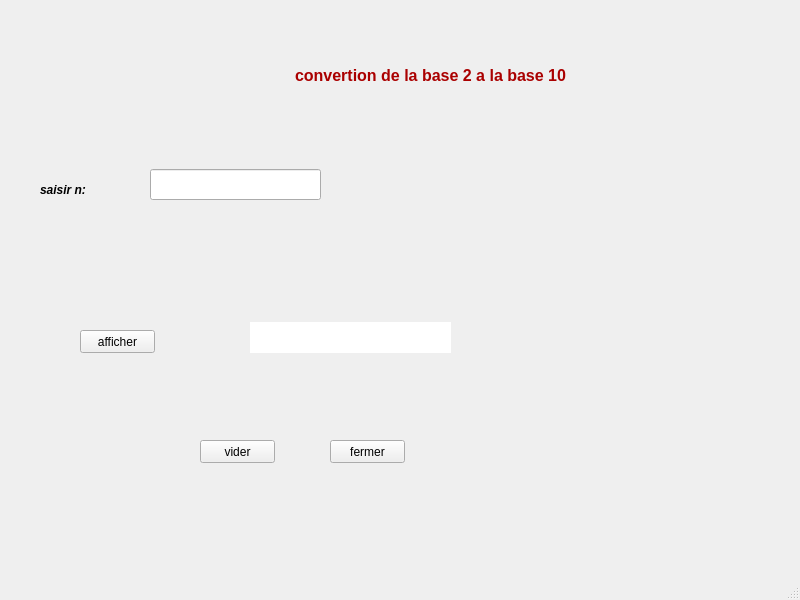
<?xml version="1.0" encoding="UTF-8"?>
<ui version="4.0">
 <class>MainWindow</class>
 <widget class="QMainWindow" name="MainWindow">
  <property name="geometry">
   <rect>
    <x>0</x>
    <y>0</y>
    <width>800</width>
    <height>600</height>
   </rect>
  </property>
  <property name="windowTitle">
   <string>MainWindow</string>
  </property>
  <widget class="QWidget" name="centralwidget">
   <widget class="QLabel" name="label">
    <property name="geometry">
     <rect>
      <x>240</x>
      <y>50</y>
      <width>381</width>
      <height>51</height>
     </rect>
    </property>
    <property name="text">
     <string>&lt;html&gt;&lt;head/&gt;&lt;body&gt;&lt;p align=&quot;center&quot;&gt;&lt;span style=&quot; font-size:12pt; font-weight:600; color:#aa0000;&quot;&gt;convertion de la base 2 a la base 10&lt;/span&gt;&lt;/p&gt;&lt;/body&gt;&lt;/html&gt;</string>
    </property>
   </widget>
   <widget class="QLabel" name="label_2">
    <property name="geometry">
     <rect>
      <x>40</x>
      <y>170</y>
      <width>81</width>
      <height>41</height>
     </rect>
    </property>
    <property name="text">
     <string>&lt;html&gt;&lt;head/&gt;&lt;body&gt;&lt;p&gt;&lt;span style=&quot; font-weight:600; font-style:italic;&quot;&gt;saisir n:&lt;/span&gt;&lt;/p&gt;&lt;/body&gt;&lt;/html&gt;</string>
    </property>
   </widget>
   <widget class="QLineEdit" name="nbr">
    <property name="geometry">
     <rect>
      <x>150</x>
      <y>169</y>
      <width>171</width>
      <height>31</height>
     </rect>
    </property>
   </widget>
   <widget class="QPushButton" name="afficher">
    <property name="geometry">
     <rect>
      <x>80</x>
      <y>330</y>
      <width>75</width>
      <height>23</height>
     </rect>
    </property>
    <property name="text">
     <string>afficher</string>
    </property>
   </widget>
   <widget class="QLabel" name="txt">
    <property name="geometry">
     <rect>
      <x>250</x>
      <y>322</y>
      <width>201</width>
      <height>31</height>
     </rect>
    </property>
    <property name="styleSheet">
     <string notr="true">background-color: rgb(255, 255, 255);</string>
    </property>
    <property name="text">
     <string/>
    </property>
   </widget>
   <widget class="QPushButton" name="vider">
    <property name="geometry">
     <rect>
      <x>200</x>
      <y>440</y>
      <width>75</width>
      <height>23</height>
     </rect>
    </property>
    <property name="text">
     <string>vider</string>
    </property>
   </widget>
   <widget class="QPushButton" name="fermer">
    <property name="geometry">
     <rect>
      <x>330</x>
      <y>440</y>
      <width>75</width>
      <height>23</height>
     </rect>
    </property>
    <property name="text">
     <string>fermer</string>
    </property>
   </widget>
  </widget>
  <widget class="QMenuBar" name="menubar">
   <property name="geometry">
    <rect>
     <x>0</x>
     <y>0</y>
     <width>800</width>
     <height>21</height>
    </rect>
   </property>
  </widget>
  <widget class="QStatusBar" name="statusbar"/>
 </widget>
 <resources/>
 <connections/>
</ui>
